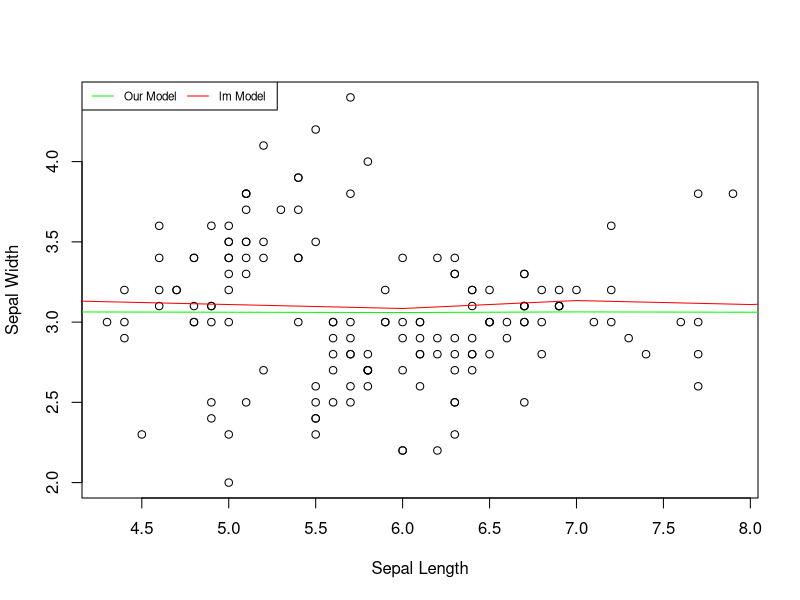

The R source for this figure:
#' ---
#' title: "Implementing Linear Regression from Scratch"
#' author: Sanjaya J Shetty
#' date: '2022-06-29'
#' output: github_document
#' ---
#' 
#' ## Theory
#' 
#' ### The Formula for Linear Regression:
#' 
#' ####  $$ y = a + bx $$

#' where, 
#' 
#' $a = intercept$
#' 
#' $b = slope$
#' 
#' $x = independent variable$
#' 
#' $y = output$

#'
#' So how do we calculate `a` and `b` ?
#'
#' $$ b = \frac{\sum{(X_i - \overline{X}) * ( Y_i - \overline{y})}} {\sum{X_i - \overline{X}}} $$
#'
#' $$ a = \overline{y} - b * \overline{x} $$
#'
#' ## Implementing the formulaes 
#' 
#' ### Function to calculate the slope `b`

calcB = function(x,y){ 
  #' calculates the slope `b` for the equation `a+bx`
  #' 
  #' @param x the dependent variable
  #' @param y the independent variable
  #' 
  #' @returns A named vector, which includes slope, mean of X and Y variables
  #' 
  meanX = mean(x)
  meanY = mean(y)

  nemA = sum((x - meanX)*(y - meanY))
  denA = sum((x - meanY)^2)
  
  b = nemA/denA
  
  values = c(b, meanX, meanY)
  names(values) = c('b', 'meanX', 'meanY')
  return(values)
}

#' ### Function to calculate the intercept `a`

calcA = function(x,y){
  #' Calculates intercept `b` for the equation `a+bx`
  #' 
  #' @param x the dependent variable
  #' @param y the independent variable
  #' 
  #' @returns A named vector, which includes slope and intercept
  
  reqValues = calcB(x,y)
  
  b = reqValues['b']
  a = reqValues['meanY'] - (b * reqValues['meanX'])
  
  coeff = c(a,b)
  names(coeff) = c('a', 'b')
  return(coeff)
}

#' ### Function to fit a linear regression line

linearRegression = function(x,y){
  #' Fitting Linear Regression
  #' 
  #' @param x the dependent variable
  #' @param y the independent variable
  #' 
  #' @return vector consisting of fitted values
  
  values = calcA(x,y)
  
  # using `<<-` so that the parameters would be available for `predictlm` Function
  
  warning("`a` and `b` variable will be assigned to intercept and slope parameter in the global env")
  
  a <<- values['a']
  b <<- values['b']
  
  fittedValues = a + (b * x)
  
  return(fittedValues)
}

#' ### Function to predict the values for the fitted model

predictlm = function(x){
  #' Function to predict the value
  #' 
  #' @param x the dependent variable
  #' 
  #' @return vector consisting of the predicted values
  #' 
  
  predicted = a + (b* x)
  return(predicted)
}

#' ### comparing the results
#' 
values = linearRegression(iris$Sepal.Length, iris$Sepal.Width)

fittedValue = lm(iris$Sepal.Width~iris$Sepal.Length)$fitted

plot(iris$Sepal.Length, iris$Sepal.Width,
     xlab = "Sepal Length", ylab = "Sepal Width")
lines(values , col="green")
lines(fittedValue, col  = 'red')
legend("topleft",legend=c("Our Model", "lm Model"),
       col=c("green", "red"), lty=1, cex=0.7, horiz=TRUE)


